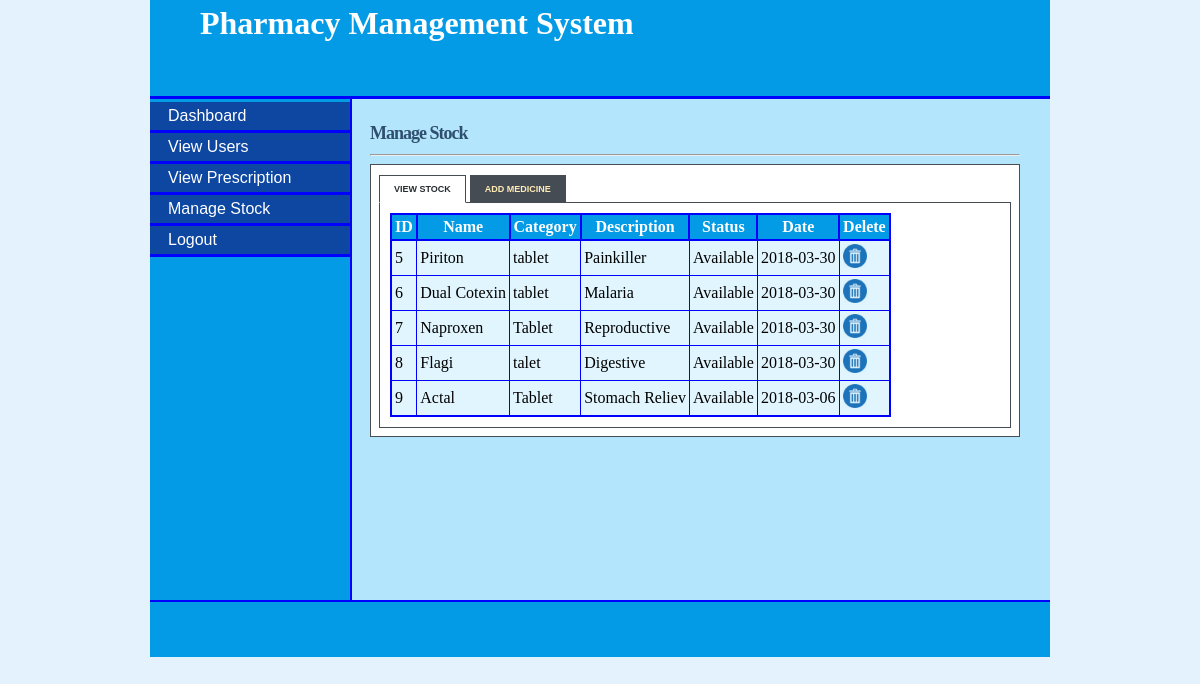
/stock.php (signed in), run on the app's committed database.
### tables this page shows
CREATE TABLE `stock` (
  `stock_id` tinyint(5) NOT NULL,
  `drug_name` varchar(20) NOT NULL,
  `category` varchar(20) NOT NULL,
  `description` varchar(50) NOT NULL,
  `company` varchar(20) NOT NULL,
  `supplier` varchar(20) NOT NULL,
  `quantity` int(11) NOT NULL,
  `cost` int(11) NOT NULL,
  `status` enum('Available','Inavailable') NOT NULL,
  `date_supplied` date NOT NULL
);

### stock.php (the view, shortened to what this page needs)
<!DOCTYPE html>
<html>
<head>
<link rel="stylesheet" type="text/css" href="style/ms.css">
<link rel="stylesheet" href="style/s.css" type="text/css" media="screen" />
<link rel="stylesheet" href="style/ta.css" type="text/css" media="screen" />
</head>
<body>
<div id="content">
<div id="header">
<h1>Pharmacy Management System</h1></div>
<div id="left_column">
<div id="button">
<ul>
			<li><a href="manager.php">Dashboard</a></li>
			<li><a href="view.php">View Users</a></li>
			<li><a href="view_prescription.php">View Prescription</a></li>
			<li><a href="stock.php">Manage Stock</a></li>
			<li><a href="logout.php">Logout</a></li>
		</ul>
</div>
		</div>
<div id="main">
<div id="tabbed_box" class="tabbed_box">
    <h4>Manage Stock</h4>
<hr/>
    <div class="tabbed_area">
        <ul class="tabs">
            <li><a href="javascript:tabSwitch('tab_1', 'content_1');" id="tab_1" class="active">View Stock</a></li>
            <li><a href="javascript:tabSwitch('tab_2', 'content_2');" id="tab_2">Add Medicine</a></li>
        </ul>
        <div id="content_1" class="content">
		<?php
        $result = mysql_query("SELECT * FROM stock")
                or die(mysql_error());
        echo "<table border='1' cellpadding='3'>";
         echo "<tr><th>ID</th><th>Name</th><th>Category</th><th>Description</th><th>Status </th><th>Date </th><th>Delete</th></tr>";
        while($row = mysql_fetch_array( $result )) {
                echo "<tr>";
                 echo '<td>' . $row['stock_id'] . '</td>';
                echo '<td>' . $row['drug_name'] . '</td>';
				echo '<td>' . $row['category'] . '</td>';
				echo '<td>' . $row['description'] . '</td>';
				echo '<td>' . $row['status'] . '</td>';
				echo '<td>' . $row['date_supplied'] . '</td>';?>
				<td><a href="delete_stock.php?stock_id=<?php echo $row['stock_id']?>"><img src="images/delete.png" width="24" height="24" border="0" /></a></td>
				<?php
		 }
        echo "</table>";
?>
        </div>
    </div>
</div>
</div>
<div id="footer" align="Center"> </div>
</div>
</body>
</html>

### style/ms.css (style rules this page uses)
body { margin-top: 0px; padding-top: 0px; background-color:#E3F2FD; }
#content { margin-left: auto; margin-right: auto; background: #B3E5FC; width: 900px; height: 600px; }
#header { width: 900px; height: 96px; background: #039BE5; border-bottom: solid 3px blue; }
#header h1 { margin: 0px; padding-top: 5px; margin-left: 50px; color: #fff; }
#left_column { clear: all; float: left; width: 200px; height: 501px; background: #039BE5; border-right:solid 2px blue; }
#main { clear: all; width: 780px; height: 470px; background: #B3E5FC; }
#button { width: 12.5em; padding: 0 0 1em 0; margin-top: 0.2em; margin-bottom: 1em; font-family: 'Trebuchet MS', 'Lucida Grande', Verdana, Arial, Sans-serif; background: #039BE5; color: #333; }
#button ul { list-style: none; margin: 0; padding: 0; border: none; }
#button li { border-bottom: 3px solid blue; margin: 0; list-style: none; list-style-image: none; }
#button li a { display: block; padding: 5px 5px 5px 0.5em; border-left: 10px solid #0D47A1; border-right: 10px solid #0D47A1; background-color: #0D47A1; color: #fff; text-decoration: none; width: 100%; }
html>body #button li a { width: auto; }
#footer { width: 900px; height: 55px; background: #039BE5; clear: all; border-top: solid 2px blue; }

### style/s.css (style rules this page uses)
#tabbed_box { margin: 0px auto 0px 220px; width: 650px; }
.tabbed_box h4 { font-size: 18px; color:#2F4F6F; letter-spacing:-1px; margin-bottom:10px; }
.tabbed_area { border: 1px solid #494e52; background-color: #fff; padding: 8px; }
ul.tabs { margin: 0px; padding: 0px; margin-top: 5px; margin-bottom: 6px; }
ul.tabs li { list-style: none; display: inline; }
ul.tabs li a { background-color: #464c54; color: #ffebb5; padding: 8px 14px 8px 14px; text-decoration: none; font-size: 9px; font-family: Verdana, Arial, Helvetica, sans-serif; font-weight: bold; text-transform: uppercase; border: 1px solid #464c54; }
ul.tabs li a.active { background-color: #ffffff; color: #282e32; border: 1px solid #464c54; border-bottom: 1px solid #ffffff; }
.content { background-color: #ffffff; padding: 10px; border: 1px solid #464c54; }

### style/ta.css (style rules this page uses)
table { border-collapse:collapse; }
table,th { border: 2px solid blue; }
th { background-color: #039BE5; color:white; }
td { background-color: #E1F5FE; }

### stock.php (style rules this page uses)
#main { height: 477px; }

### data on the page
stock: stock_id "5", drug_name "Piriton", category "tablet", description "Painkiller", status "Available", date_supplied "2018-03-30"
stock: stock_id "6", drug_name "Dual Cotexin", category "tablet", description "Malaria", status "Available", date_supplied "2018-03-30"
stock: stock_id "7", drug_name "Naproxen", category "Tablet", description "Reproductive", status "Available", date_supplied "2018-03-30"
stock: stock_id "8", drug_name "Flagi", category "talet", description "Digestive", status "Available", date_supplied "2018-03-30"
stock: stock_id "9", drug_name "Actal", category "Tablet", description "Stomach Reliev", status "Available", date_supplied "2018-03-06"
